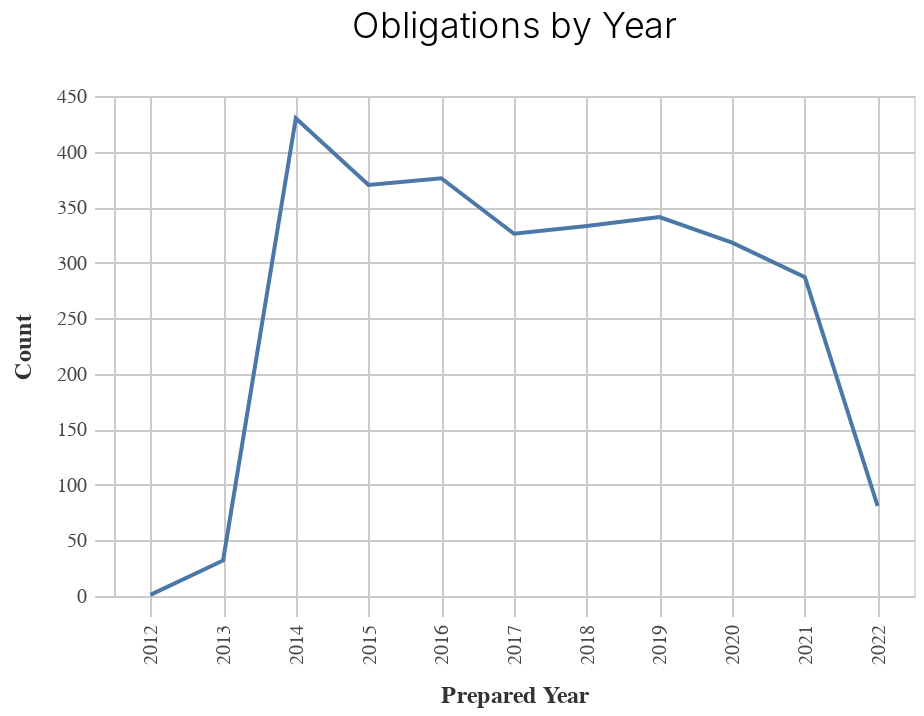
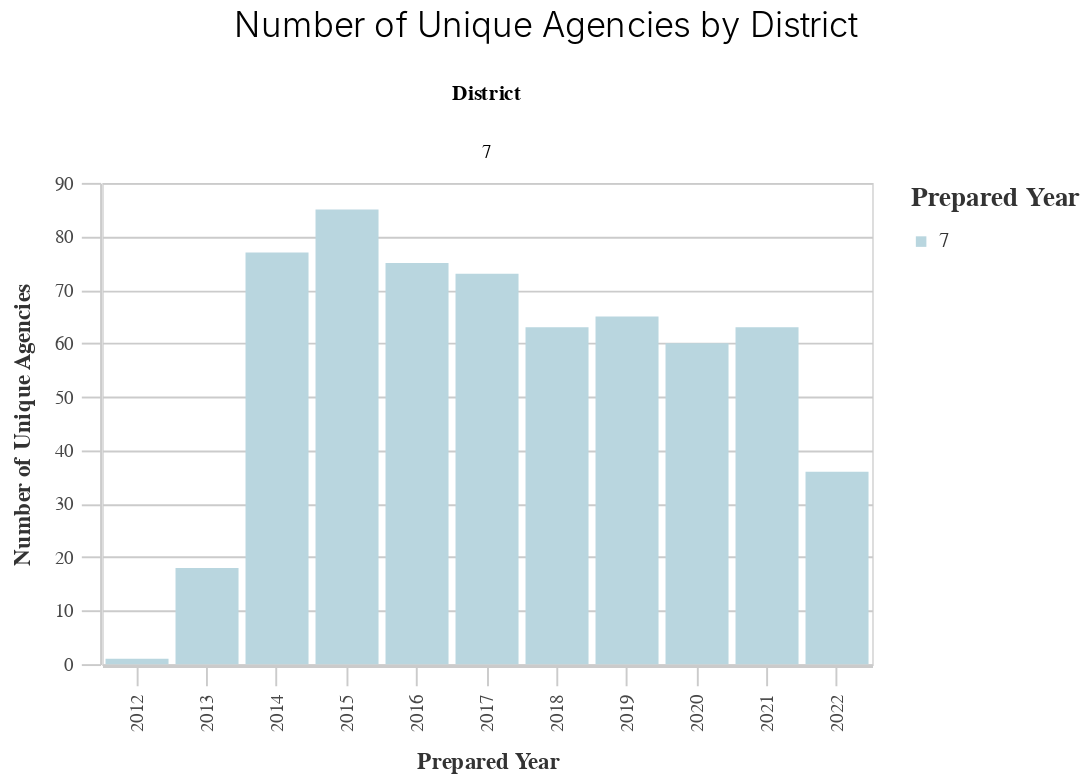
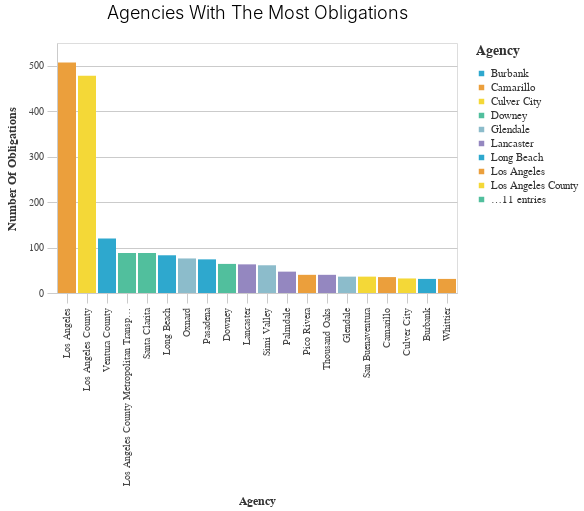
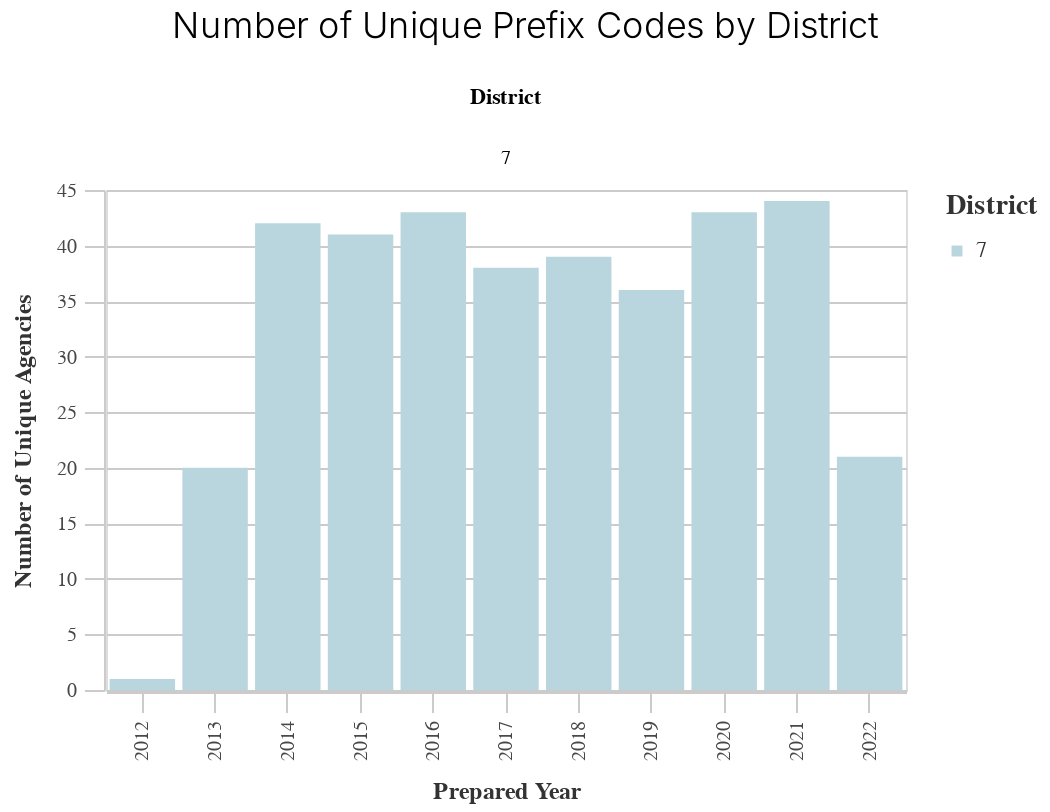

These figures' notebook cell, in order:
### Code cell
make_charts(df, subset)

### Figure 1 — Vega-Lite specification as saved in the notebook (floating-point values rounded to 4 significant figures)
{"config": {"view": {"continuousWidth": 400, "continuousHeight": 300}, "axis": {"domainColor": "#cbcbcb", "grid": true, "gridColor": "#cbcbcb", "gridWidth": 1, "labelColor": "#474747", "labelFont": "Nunito Sans", "labelFontSize": 10, "labelPadding": 4, "tickColor": "#cbcbcb", "tickSize": 10, "titleColor": "#333", "titleFont": "Raleway", "titleFontSize": 12, "titlePadding": 10}, "axisBand": {"grid": false}, "background": "white", "font": "Raleway", "header": {"labelFont": "Nunito Sans", "titleFont": "Raleway"}, "legend": {"labelColor": "#333", "labelFont": "Nunito Sans", "labelFontSize": 11, "labelLimit": 0, "padding": 1, "symbolSize": 30, "symbolType": "square", "titleColor": "#333", "titleFont": "Raleway", "titleFontSize": 14, "titlePadding": 10}, "title": {"anchor": "middle", "font": "Raleway", "fontSize": 18, "fontWeight": 300, "offset": 20}}, "data": {"name": "data-9c0049493062d7ccfa33e9368b40f7c0"}, "mark": "line", "encoding": {"tooltip": [{"field": "Year", "type": "quantitative"}, {"field": "count", "type": "quantitative"}], "x": {"field": "Year", "title": "Prepared Year", "type": "ordinal"}, "y": {"field": "count", "title": "Count", "type": "quantitative"}}, "height": 250, "title": "Obligations by Year", "width": 400, "$schema": "https://vega.github.io/schema/vega-lite/v4.17.0.json", "datasets": {"data-9c0049493062d7ccfa33e9368b40f7c0": [{"Year": 2014.0, "count": 430, "variable": "prepared_y"}, {"Year": 2016.0, "count": 376, "variable": "prepared_y"}, {"Year": 2015.0, "count": 370, "variable": "prepared_y"}, {"Year": 2019.0, "count": 341, "variable": "prepared_y"}, {"Year": 2018.0, "count": 333, "variable": "prepared_y"}, {"Year": 2017.0, "count": 326, "variable": "prepared_y"}, {"Year": 2020.0, "count": 318, "variable": "prepared_y"}, {"Year": 2021.0, "count": 287, "variable": "prepared_y"}, {"Year": 2022.0, "count": 81, "variable": "prepared_y"}, {"Year": 2013.0, "count": 32, "variable": "prepared_y"}, {"Year": 2012.0, "count": 1, "variable": "prepared_y"}]}}

### Figure 2 — Vega-Lite specification as saved in the notebook (floating-point values rounded to 4 significant figures)
{"config": {"view": {"continuousWidth": 400, "continuousHeight": 300}, "axis": {"domainColor": "#cbcbcb", "grid": true, "gridColor": "#cbcbcb", "gridWidth": 1, "labelColor": "#474747", "labelFont": "Nunito Sans", "labelFontSize": 10, "labelPadding": 4, "tickColor": "#cbcbcb", "tickSize": 10, "titleColor": "#333", "titleFont": "Raleway", "titleFontSize": 12, "titlePadding": 10}, "axisBand": {"grid": false}, "background": "white", "font": "Raleway", "header": {"labelFont": "Nunito Sans", "titleFont": "Raleway"}, "legend": {"labelColor": "#333", "labelFont": "Nunito Sans", "labelFontSize": 11, "labelLimit": 0, "padding": 1, "symbolSize": 30, "symbolType": "square", "titleColor": "#333", "titleFont": "Raleway", "titleFontSize": 14, "titlePadding": 10}, "title": {"anchor": "middle", "font": "Raleway", "fontSize": 18, "fontWeight": 300, "offset": 20}}, "data": {"name": "data-85dc20bae6b6d9cabf7bf20e6d4d2c32"}, "mark": "bar", "encoding": {"color": {"field": "District", "legend": {"title": "Prepared Year"}, "scale": {"range": ["#B9D6DF", "#8CBCCB", "#2EA8CE", "#136C97", "#0B405B"]}, "type": "nominal"}, "column": {"field": "District", "type": "nominal"}, "tooltip": [{"field": "prepared_y", "type": "quantitative"}, {"field": "Count", "type": "quantitative"}], "x": {"field": "prepared_y", "title": "Prepared Year", "type": "ordinal"}, "y": {"field": "Count", "title": "Number of Unique Agencies", "type": "quantitative"}}, "height": 250, "title": "Number of Unique Agencies by District", "width": 400, "$schema": "https://vega.github.io/schema/vega-lite/v4.17.0.json", "datasets": {"data-85dc20bae6b6d9cabf7bf20e6d4d2c32": [{"prepared_y": 2022.0, "District": 7, "Count": 36}, {"prepared_y": 2021.0, "District": 7, "Count": 63}, {"prepared_y": 2020.0, "District": 7, "Count": 60}, {"prepared_y": 2019.0, "District": 7, "Count": 65}, {"prepared_y": 2018.0, "District": 7, "Count": 63}, {"prepared_y": 2017.0, "District": 7, "Count": 73}, {"prepared_y": 2016.0, "District": 7, "Count": 75}, {"prepared_y": 2015.0, "District": 7, "Count": 85}, {"prepared_y": 2014.0, "District": 7, "Count": 77}, {"prepared_y": 2013.0, "District": 7, "Count": 18}, {"prepared_y": 2012.0, "District": 7, "Count": 1}]}}

### Figure 3 — Vega-Lite specification as saved in the notebook (floating-point values rounded to 4 significant figures)
{"config": {"view": {"continuousWidth": 400, "continuousHeight": 300}, "axis": {"domainColor": "#cbcbcb", "grid": true, "gridColor": "#cbcbcb", "gridWidth": 1, "labelColor": "#474747", "labelFont": "Nunito Sans", "labelFontSize": 10, "labelPadding": 4, "tickColor": "#cbcbcb", "tickSize": 10, "titleColor": "#333", "titleFont": "Raleway", "titleFontSize": 12, "titlePadding": 10}, "axisBand": {"grid": false}, "background": "white", "font": "Raleway", "header": {"labelFont": "Nunito Sans", "titleFont": "Raleway"}, "legend": {"labelColor": "#333", "labelFont": "Nunito Sans", "labelFontSize": 11, "labelLimit": 0, "padding": 1, "symbolSize": 30, "symbolType": "square", "titleColor": "#333", "titleFont": "Raleway", "titleFontSize": 14, "titlePadding": 10}, "title": {"anchor": "middle", "font": "Raleway", "fontSize": 18, "fontWeight": 300, "offset": 20}}, "data": {"name": "data-57342c46ac9b7f2a3eedfc30bf8e91b5"}, "mark": "bar", "encoding": {"color": {"field": "Agency", "legend": {"symbolLimit": 10, "title": "Agency"}, "scale": {"range": ["#2EA8CE", "#EB9F3C", "#F4D837", "#51BF9D", "#8CBCCB", "#9487C0"]}, "type": "nominal"}, "tooltip": [{"field": "Agency", "type": "nominal"}, {"field": "Number of Obligations", "type": "quantitative"}], "x": {"field": "Agency", "sort": "-y", "title": "Agency", "type": "nominal"}, "y": {"field": "Number of Obligations", "title": "Number Of Obligations", "type": "quantitative"}}, "height": 250, "title": "Agencies With The Most Obligations", "width": 400, "$schema": "https://vega.github.io/schema/vega-lite/v4.17.0.json", "datasets": {"data-57342c46ac9b7f2a3eedfc30bf8e91b5": [{"Agency": "Los Angeles", "Number of Obligations": 507, "variable": "primary_agency_name"}, {"Agency": "Los Angeles County", "Number of Obligations": 478, "variable": "primary_agency_name"}, {"Agency": "Ventura County", "Number of Obligations": 120, "variable": "primary_agency_name"}, {"Agency": "Los Angeles County Metropolitan Transportation Authority", "Number of Obligations": 88, "variable": "primary_agency_name"}, {"Agency": "Santa Clarita", "Number of Obligations": 88, "variable": "primary_agency_name"}, {"Agency": "Long Beach", "Number of Obligations": 83, "variable": "primary_agency_name"}, {"Agency": "Oxnard", "Number of Obligations": 76, "variable": "primary_agency_name"}, {"Agency": "Pasadena", "Number of Obligations": 74, "variable": "primary_agency_name"}, {"Agency": "Downey", "Number of Obligations": 64, "variable": "primary_agency_name"}, {"Agency": "Lancaster", "Number of Obligations": 63, "variable": "primary_agency_name"}, {"Agency": "Simi Valley", "Number of Obligations": 61, "variable": "primary_agency_name"}, {"Agency": "Palmdale", "Number of Obligations": 47, "variable": "primary_agency_name"}, {"Agency": "Pico Rivera", "Number of Obligations": 40, "variable": "primary_agency_name"}, {"Agency": "Thousand Oaks", "Number of Obligations": 40, "variable": "primary_agency_name"}, {"Agency": "Glendale", "Number of Obligations": 36, "variable": "primary_agency_name"}, {"Agency": "San Buenaventura", "Number of Obligations": 36, "variable": "primary_agency_name"}, {"Agency": "Camarillo", "Number of Obligations": 35, "variable": "primary_agency_name"}, {"Agency": "Culver City", "Number of Obligations": 32, "variable": "primary_agency_name"}, {"Agency": "Burbank", "Number of Obligations": 31, "variable": "primary_agency_name"}, {"Agency": "Whittier", "Number of Obligations": 31, "variable": "primary_agency_name"}]}}

### Figure 4 — Vega-Lite specification as saved in the notebook (floating-point values rounded to 4 significant figures)
{"config": {"view": {"continuousWidth": 400, "continuousHeight": 300}, "axis": {"domainColor": "#cbcbcb", "grid": true, "gridColor": "#cbcbcb", "gridWidth": 1, "labelColor": "#474747", "labelFont": "Nunito Sans", "labelFontSize": 10, "labelPadding": 4, "tickColor": "#cbcbcb", "tickSize": 10, "titleColor": "#333", "titleFont": "Raleway", "titleFontSize": 12, "titlePadding": 10}, "axisBand": {"grid": false}, "background": "white", "font": "Raleway", "header": {"labelFont": "Nunito Sans", "titleFont": "Raleway"}, "legend": {"labelColor": "#333", "labelFont": "Nunito Sans", "labelFontSize": 11, "labelLimit": 0, "padding": 1, "symbolSize": 30, "symbolType": "square", "titleColor": "#333", "titleFont": "Raleway", "titleFontSize": 14, "titlePadding": 10}, "title": {"anchor": "middle", "font": "Raleway", "fontSize": 18, "fontWeight": 300, "offset": 20}}, "data": {"name": "data-396c15ede841d3ff0a6af9cfd0a27222"}, "mark": "bar", "encoding": {"color": {"field": "District", "legend": {"title": "District"}, "scale": {"range": ["#B9D6DF", "#8CBCCB", "#2EA8CE", "#136C97", "#0B405B"]}, "type": "nominal"}, "column": {"field": "District", "type": "nominal"}, "tooltip": [{"field": "prepared_y", "type": "quantitative"}, {"field": "Count", "type": "quantitative"}], "x": {"field": "prepared_y", "title": "Prepared Year", "type": "ordinal"}, "y": {"field": "Count", "title": "Number of Unique Agencies", "type": "quantitative"}}, "height": 250, "title": "Number of Unique Prefix Codes by District", "width": 400, "$schema": "https://vega.github.io/schema/vega-lite/v4.17.0.json", "datasets": {"data-396c15ede841d3ff0a6af9cfd0a27222": [{"prepared_y": 2022.0, "District": 7, "Count": 21}, {"prepared_y": 2021.0, "District": 7, "Count": 44}, {"prepared_y": 2020.0, "District": 7, "Count": 43}, {"prepared_y": 2019.0, "District": 7, "Count": 36}, {"prepared_y": 2018.0, "District": 7, "Count": 39}, {"prepared_y": 2017.0, "District": 7, "Count": 38}, {"prepared_y": 2016.0, "District": 7, "Count": 43}, {"prepared_y": 2015.0, "District": 7, "Count": 41}, {"prepared_y": 2014.0, "District": 7, "Count": 42}, {"prepared_y": 2013.0, "District": 7, "Count": 20}, {"prepared_y": 2012.0, "District": 7, "Count": 1}]}}
